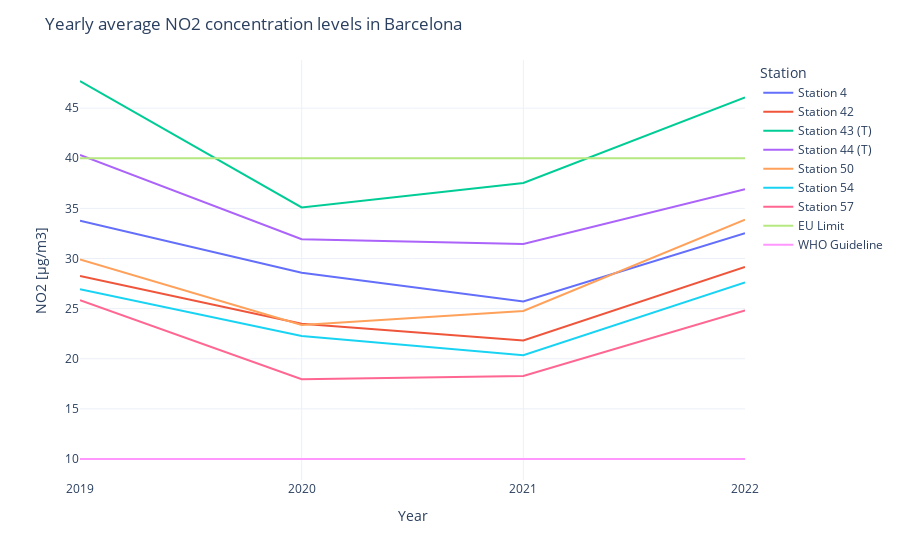

Notebook cell for this chart:
### Markdown cell above
The stations are located around the city, and the two red ones are next to majour traffic roads, hence measuring the air close to big traffic hotspots. That is the reason why the measurements in those two stations are always higher than in the others.

In order to know how compliant Barcelona's air quality is with the standards set by the EU and WHO, we plot the yearly average levels per station.

### Code cell
NO2_yearly.columns = ['Station 4',
                      'Station 42',
                      'Station 43 (T)',
                      'Station 44 (T)',
                      'Station 50',
                      'Station 54',
                      'Station 57',
                      'EU Limit',
                      'WHO Guideline']
NO2_yearly.index = ['2019', '2020', '2021', '2022']
fig = px.line(NO2_yearly)
fig.update_layout(
    title="Yearly average NO2 concentration levels in Barcelona",
    legend_title="Station"
)
fig.update_yaxes(
    title="NO2 [µg/m3]"
)
fig.update_xaxes(
    title="Year"
)
fig.show()
fig.write_html("yearly_average.html", full_html=False, include_plotlyjs='cdn')

### Figure 1 — Plotly figure (JSON) as saved in the notebook; plotly's stock layout.template omitted (floating-point values rounded to 4 significant figures)
{"data": [{"hovertemplate": "variable=Station 4<br>index=%{x}<br>value=%{y}<extra></extra>", "legendgroup": "Station 4", "line": {"color": "#636efa", "dash": "solid"}, "marker": {"symbol": "circle"}, "mode": "lines", "name": "Station 4", "orientation": "v", "showlegend": true, "type": "scatter", "x": ["2019", "2020", "2021", "2022"], "xaxis": "x", "y": [33.78, 28.58, 25.72, 32.51], "yaxis": "y"}, {"hovertemplate": "variable=Station 42<br>index=%{x}<br>value=%{y}<extra></extra>", "legendgroup": "Station 42", "line": {"color": "#EF553B", "dash": "solid"}, "marker": {"symbol": "circle"}, "mode": "lines", "name": "Station 42", "orientation": "v", "showlegend": true, "type": "scatter", "x": ["2019", "2020", "2021", "2022"], "xaxis": "x", "y": [28.25, 23.5, 21.81, 29.16], "yaxis": "y"}, {"hovertemplate": "variable=Station 43 (T)<br>index=%{x}<br>value=%{y}<extra></extra>", "legendgroup": "Station 43 (T)", "line": {"color": "#00cc96", "dash": "solid"}, "marker": {"symbol": "circle"}, "mode": "lines", "name": "Station 43 (T)", "orientation": "v", "showlegend": true, "type": "scatter", "x": ["2019", "2020", "2021", "2022"], "xaxis": "x", "y": [47.71, 35.1, 37.53, 46.06], "yaxis": "y"}, {"hovertemplate": "variable=Station 44 (T)<br>index=%{x}<br>value=%{y}<extra></extra>", "legendgroup": "Station 44 (T)", "line": {"color": "#ab63fa", "dash": "solid"}, "marker": {"symbol": "circle"}, "mode": "lines", "name": "Station 44 (T)", "orientation": "v", "showlegend": true, "type": "scatter", "x": ["2019", "2020", "2021", "2022"], "xaxis": "x", "y": [40.33, 31.92, 31.45, 36.9], "yaxis": "y"}, {"hovertemplate": "variable=Station 50<br>index=%{x}<br>value=%{y}<extra></extra>", "legendgroup": "Station 50", "line": {"color": "#FFA15A", "dash": "solid"}, "marker": {"symbol": "circle"}, "mode": "lines", "name": "Station 50", "orientation": "v", "showlegend": true, "type": "scatter", "x": ["2019", "2020", "2021", "2022"], "xaxis": "x", "y": [29.89, 23.37, 24.77, 33.88], "yaxis": "y"}, {"hovertemplate": "variable=Station 54<br>index=%{x}<br>value=%{y}<extra></extra>", "legendgroup": "Station 54", "line": {"color": "#19d3f3", "dash": "solid"}, "marker": {"symbol": "circle"}, "mode": "lines", "name": "Station 54", "orientation": "v", "showlegend": true, "type": "scatter", "x": ["2019", "2020", "2021", "2022"], "xaxis": "x", "y": [26.94, 22.27, 20.35, 27.61], "yaxis": "y"}, {"hovertemplate": "variable=Station 57<br>index=%{x}<br>value=%{y}<extra></extra>", "legendgroup": "Station 57", "line": {"color": "#FF6692", "dash": "solid"}, "marker": {"symbol": "circle"}, "mode": "lines", "name": "Station 57", "orientation": "v", "showlegend": true, "type": "scatter", "x": ["2019", "2020", "2021", "2022"], "xaxis": "x", "y": [25.83, 17.95, 18.29, 24.83], "yaxis": "y"}, {"hovertemplate": "variable=EU Limit<br>index=%{x}<br>value=%{y}<extra></extra>", "legendgroup": "EU Limit", "line": {"color": "#B6E880", "dash": "solid"}, "marker": {"symbol": "circle"}, "mode": "lines", "name": "EU Limit", "orientation": "v", "showlegend": true, "type": "scatter", "x": ["2019", "2020", "2021", "2022"], "xaxis": "x", "y": [40, 40, 40, 40], "yaxis": "y"}, {"hovertemplate": "variable=WHO Guideline<br>index=%{x}<br>value=%{y}<extra></extra>", "legendgroup": "WHO Guideline", "line": {"color": "#FF97FF", "dash": "solid"}, "marker": {"symbol": "circle"}, "mode": "lines", "name": "WHO Guideline", "orientation": "v", "showlegend": true, "type": "scatter", "x": ["2019", "2020", "2021", "2022"], "xaxis": "x", "y": [10, 10, 10, 10], "yaxis": "y"}], "layout": {"legend": {"title": {"text": "Station"}, "tracegroupgap": 0}, "margin": {"t": 60}, "title": {"text": "Yearly average NO2 concentration levels in Barcelona"}, "xaxis": {"anchor": "y", "domain": [0, 1], "title": {"text": "Year"}}, "yaxis": {"anchor": "x", "domain": [0, 1], "title": {"text": "NO2 [µg/m3]"}}}}
